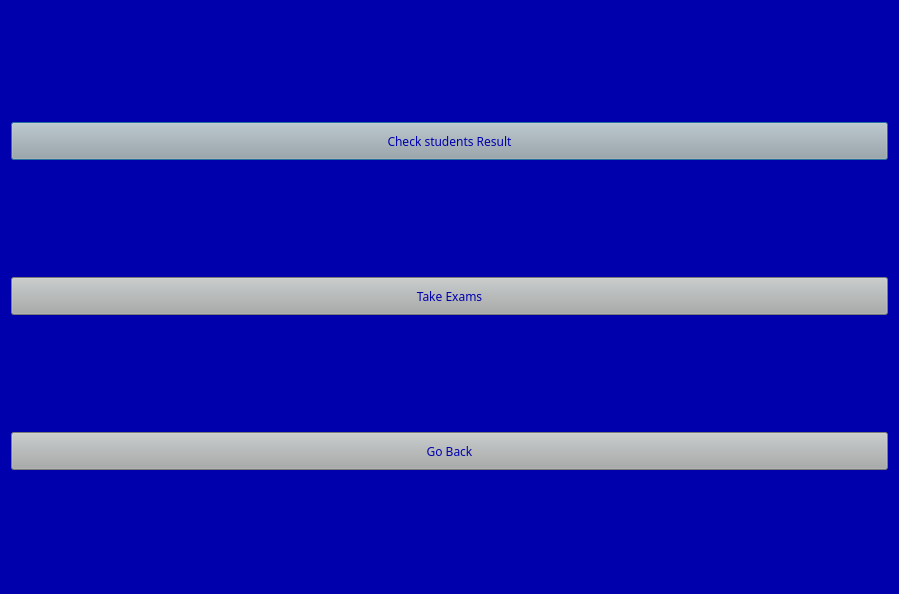
<?xml version="1.0" encoding="UTF-8"?>
<ui version="4.0">
 <class>examiner</class>
 <widget class="QDialog" name="examiner">
  <property name="geometry">
   <rect>
    <x>0</x>
    <y>0</y>
    <width>899</width>
    <height>594</height>
   </rect>
  </property>
  <property name="windowTitle">
   <string>Dialog</string>
  </property>
  <property name="styleSheet">
   <string notr="true">*{
	background-color: rgb(0, 0, 173);
font-family:AcPlus IBM CGA;
color:#fff;
}
QPushButton
{	
	background-color: rgb(167, 171, 170);
	color:#0000ad;
  width:100px;
  height:30px
}
</string>
  </property>
  <layout class="QVBoxLayout" name="verticalLayout">
   <item>
    <widget class="QPushButton" name="pushButton">
     <property name="text">
      <string>Check students Result</string>
     </property>
    </widget>
   </item>
   <item>
    <widget class="QPushButton" name="pushButton_2">
     <property name="text">
      <string>Take Exams</string>
     </property>
    </widget>
   </item>
   <item>
    <widget class="QPushButton" name="pushButton_3">
     <property name="text">
      <string>Go Back</string>
     </property>
    </widget>
   </item>
  </layout>
 </widget>
 <resources/>
 <connections/>
</ui>
